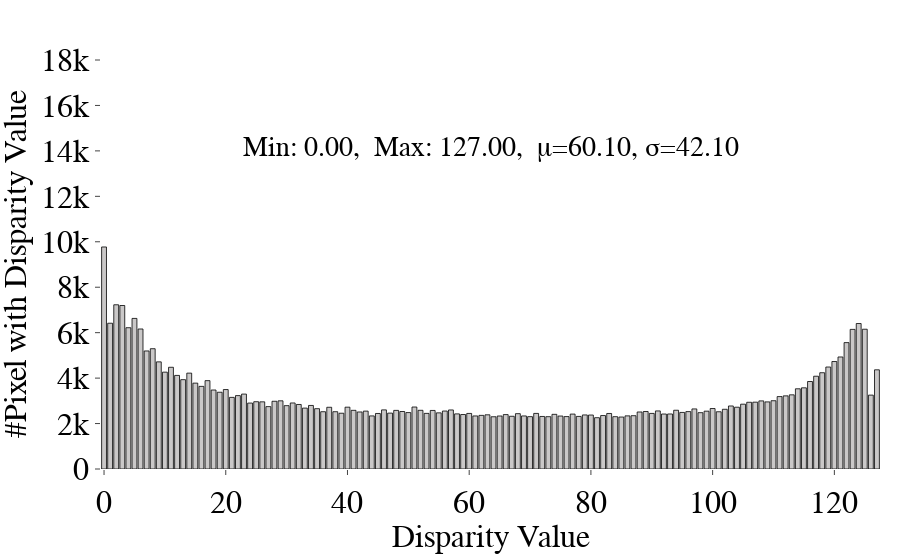
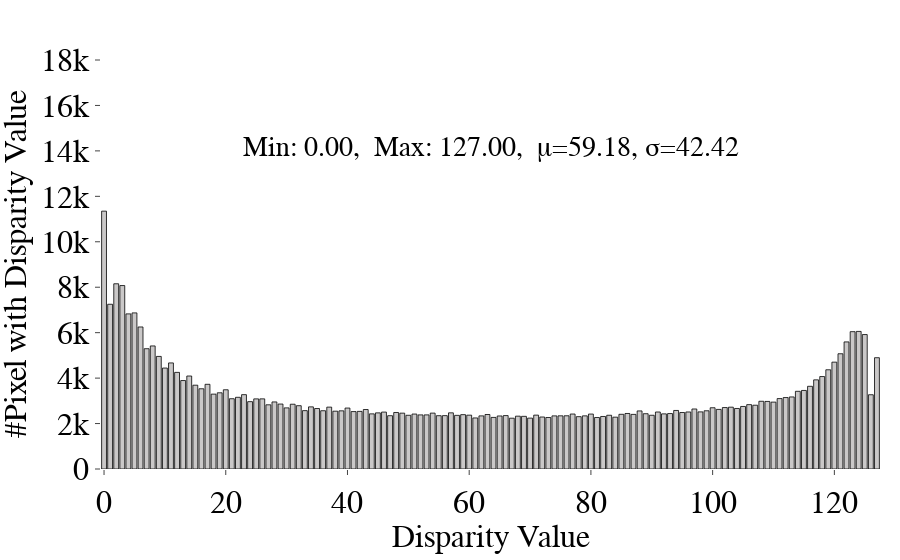
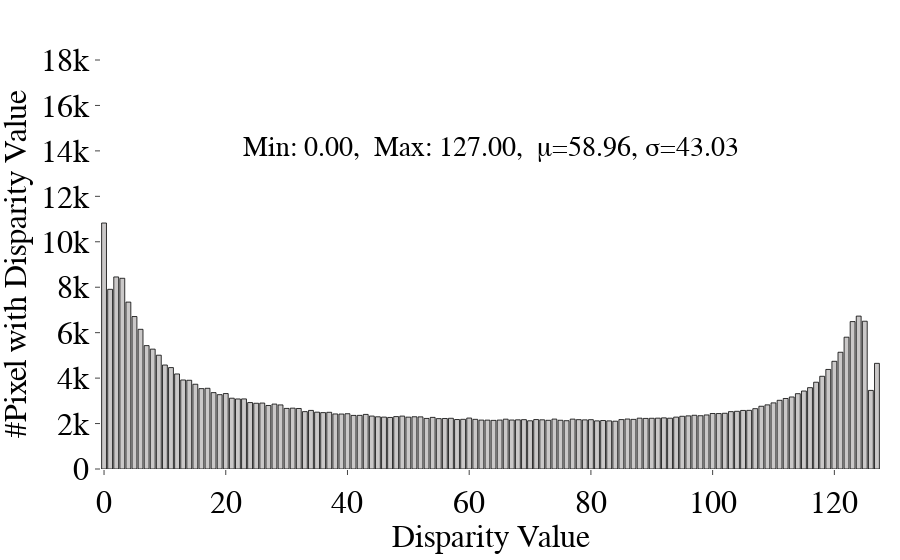
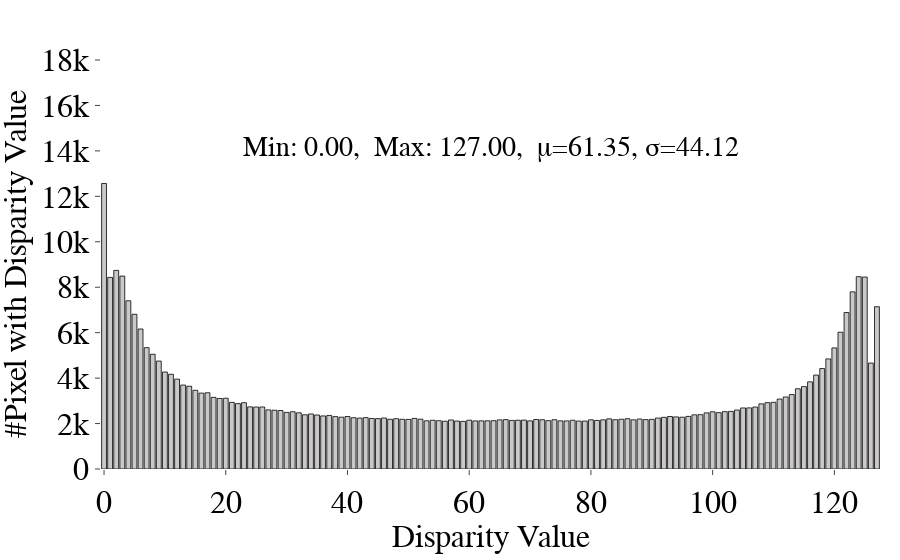

These figures' notebook cell, in order:
### Code cell
# Normalised (Bar Plot)
order = ["<=3", "4", "5", "6", "7", "8" ]
for label in tqdm(order, desc="Plotting", unit=" label"):
    hist_array = normalised_disparities_per_label_file[label]
    # Subtract min_occurence from all values
    if len(hist_array) == 0 or np.all(hist_array == 0):
        print(f"[{label}] no valid data, skipping.")
        continue
    
    mean_occurence = np.mean(hist_array)
    hist_array = hist_array 
    
    # Remove negative values
    hist_array[hist_array < 0] = 0

    # Only keep values that are far enough away
    min_dist = 0 # in mm
    hist_array = hist_array

    # Plot the histogram
    # x = disparity values, y = normalized fractions
    x = np.arange(hist_array.shape[0])
    y = hist_array

    # Stats
    nonzero = y > 0
    min_val = x[nonzero].min()
    max_val = x[nonzero].max()
    mean = (x * y).sum() / y.sum()
    var  = ((x - mean)**2 * y).sum() / y.sum()
    std  = np.sqrt(var)

    fig = px.bar(
        x=x+min_dist, y=y,
        labels={'x': 'Disparity Value', 'y': '#Pixel with Disparity Value'},
        # title=f"Disparity Histogram for “{label}”"
    )
    fig.update_layout(yaxis=dict(range=[0, 18_000]))

    # put stats below the chart
    fig.add_annotation(
        text=f"Min: {min_val:.2f},  Max: {max_val:.2f},\n "
                f"&mu;={mean:.2f}, σ={std:.2f}",
        showarrow=False,
        x=0.5, y=-0.11,
        xref='paper', yref='paper',
        font=dict(size=28),
        yshift=350
    )
    fig.update_layout(**theme_dict)  
    fig.update_traces(
        marker=dict(color=colour, line=dict(color="black", width=0.8)),
        textfont=dict(color="black"),
        insidetextfont=dict(color="black"),
        textposition="auto"
    )  
    fig.write_image(f"Disparity-Histogram-{label}.pdf")
    fig.show()

### Figure 1 — Plotly figure (JSON) as saved in the notebook; plotly's stock layout.template omitted (floating-point values rounded to 4 significant figures)
{"data": [{"hovertemplate": "Disparity Value=%{x}<br>#Pixel with Disparity Value=%{y}<extra></extra>", "insidetextfont": {"color": "black"}, "legendgroup": "", "marker": {"color": "#cac8c8", "line": {"color": "black", "width": 0.8}, "pattern": {"shape": ""}}, "name": "", "orientation": "v", "showlegend": false, "textfont": {"color": "black"}, "textposition": "auto", "type": "bar", "x": [0, 1, 2, 3, 4, 5, 6, 7, 8, 9, 10, 11, 12, 13, 14, 15, 16, 17, 18, 19, 20, 21, 22, 23, 24, 25, 26, 27, 28, 29, 30, 31, 32, 33, 34, 35, 36, 37, 38, 39, 40, 41, 42, 43, 44, 45, 46, 47, 48, 49, 50, 51, 52, 53, 54, 55, 56, 57, 58, 59, 60, 61, 62, 63, 64, 65, 66, 67, 68, 69, 70, 71, 72, 73, 74, 75, 76, 77, 78, 79, 80, 81, 82, 83, 84, 85, 86, 87, 88, 89, 90, 91, 92, 93, 94, 95, 96, 97, 98, 99, 100, 101, 102, 103, 104, 105, 106, 107, 108, 109, 110, 111, 112, 113, 114, 115, 116, 117, 118, 119, 120, 121, 122, 123, 124, 125, 126, 127], "xaxis": "x", "y": [9771.0, 6416.0, 7228.0, 7195.0, 6218.0, 6627.0, 6162.0, 5195.0, 5294.0, 4715.0, 4263.0, 4477.0, 4118.0, 3932.0, 4219.0, 3779.0, 3637.0, 3888.0, 3476.0, 3378.0, 3496.0, 3152.0, 3230.0, 3297.0, 2902.0, 2962.0, 2956.0, 2746.0, 2981.0, 3000.0, 2788.0, 2906.0, 2840.0, 2680.0, 2797.0, 2654.0, 2521.0, 2716.0, 2521.0, 2455.0, 2721.0, 2582.0, 2510.0, 2547.0, 2336.0, 2443.0, 2601.0, 2460.0, 2579.0, 2530.0, 2483.0, 2727.0, 2583.0, 2448.0, 2577.0, 2471.0, 2551.0, 2598.0, 2425.0, 2398.0, 2446.0, 2335.0, 2360.0, 2385.0, 2299.0, 2332.0, 2395.0, 2320.0, 2435.0, 2335.0, 2304.0, 2446.0, 2312.0, 2303.0, 2405.0, 2331.0, 2307.0, 2417.0, 2314.0, 2379.0, 2375.0, 2258.0, 2353.0, 2443.0, 2303.0, 2287.0, 2339.0, 2346.0, 2509.0, 2530.0, 2446.0, 2556.0, 2420.0, 2422.0, 2586.0, 2490.0, 2526.0, 2644.0, 2478.0, 2545.0, 2661.0, 2519.0, 2628.0, 2774.0, 2719.0, 2853.0, 2936.0, 2942.0, 2997.0, 2953.0, 3005.0, 3187.0, 3218.0, 3264.0, 3530.0, 3573.0, 3851.0, 4083.0, 4237.0, 4488.0, 4730.0, 4930.0, 5562.0, 6145.0, 6403.0, 6151.0, 3252.0, 4366.0], "yaxis": "y"}], "layout": {"annotations": [{"font": {"size": 28}, "showarrow": false, "text": "Min: 0.00,  Max: 127.00,\n &mu;=60.10, σ=42.10", "x": 0.5, "xref": "paper", "y": -0.11, "yref": "paper", "yshift": 350}], "barmode": "relative", "legend": {"tracegroupgap": 0}, "margin": {"t": 60}, "xaxis": {"anchor": "y", "domain": [0, 1], "title": {"text": "Disparity Value"}}, "yaxis": {"anchor": "x", "domain": [0, 1], "range": [0, 18000], "title": {"text": "#Pixel with Disparity Value"}}}}

### Figure 2 — Plotly figure (JSON) as saved in the notebook; plotly's stock layout.template omitted (floating-point values rounded to 4 significant figures)
{"data": [{"hovertemplate": "Disparity Value=%{x}<br>#Pixel with Disparity Value=%{y}<extra></extra>", "insidetextfont": {"color": "black"}, "legendgroup": "", "marker": {"color": "#cac8c8", "line": {"color": "black", "width": 0.8}, "pattern": {"shape": ""}}, "name": "", "orientation": "v", "showlegend": false, "textfont": {"color": "black"}, "textposition": "auto", "type": "bar", "x": [0, 1, 2, 3, 4, 5, 6, 7, 8, 9, 10, 11, 12, 13, 14, 15, 16, 17, 18, 19, 20, 21, 22, 23, 24, 25, 26, 27, 28, 29, 30, 31, 32, 33, 34, 35, 36, 37, 38, 39, 40, 41, 42, 43, 44, 45, 46, 47, 48, 49, 50, 51, 52, 53, 54, 55, 56, 57, 58, 59, 60, 61, 62, 63, 64, 65, 66, 67, 68, 69, 70, 71, 72, 73, 74, 75, 76, 77, 78, 79, 80, 81, 82, 83, 84, 85, 86, 87, 88, 89, 90, 91, 92, 93, 94, 95, 96, 97, 98, 99, 100, 101, 102, 103, 104, 105, 106, 107, 108, 109, 110, 111, 112, 113, 114, 115, 116, 117, 118, 119, 120, 121, 122, 123, 124, 125, 126, 127], "xaxis": "x", "y": [11350.0, 7251.0, 8152.0, 8073.0, 6826.0, 6870.0, 6250.0, 5294.0, 5415.0, 4955.0, 4442.0, 4668.0, 4252.0, 3893.0, 4092.0, 3688.0, 3531.0, 3728.0, 3295.0, 3354.0, 3486.0, 3093.0, 3156.0, 3272.0, 2964.0, 3086.0, 3086.0, 2825.0, 2951.0, 2858.0, 2689.0, 2850.0, 2786.0, 2569.0, 2735.0, 2662.0, 2564.0, 2723.0, 2545.0, 2560.0, 2682.0, 2527.0, 2536.0, 2617.0, 2426.0, 2470.0, 2505.0, 2346.0, 2487.0, 2458.0, 2365.0, 2418.0, 2381.0, 2381.0, 2459.0, 2346.0, 2348.0, 2471.0, 2361.0, 2392.0, 2369.0, 2247.0, 2337.0, 2398.0, 2270.0, 2334.0, 2351.0, 2236.0, 2325.0, 2317.0, 2240.0, 2371.0, 2289.0, 2267.0, 2337.0, 2340.0, 2343.0, 2419.0, 2304.0, 2339.0, 2417.0, 2267.0, 2311.0, 2366.0, 2281.0, 2407.0, 2444.0, 2404.0, 2556.0, 2433.0, 2365.0, 2508.0, 2426.0, 2440.0, 2576.0, 2486.0, 2510.0, 2641.0, 2513.0, 2563.0, 2696.0, 2623.0, 2704.0, 2721.0, 2664.0, 2752.0, 2833.0, 2807.0, 2980.0, 2974.0, 2944.0, 3099.0, 3144.0, 3171.0, 3420.0, 3458.0, 3639.0, 3923.0, 4068.0, 4367.0, 4703.0, 5072.0, 5593.0, 6044.0, 6055.0, 5917.0, 3268.0, 4898.0], "yaxis": "y"}], "layout": {"annotations": [{"font": {"size": 28}, "showarrow": false, "text": "Min: 0.00,  Max: 127.00,\n &mu;=59.18, σ=42.42", "x": 0.5, "xref": "paper", "y": -0.11, "yref": "paper", "yshift": 350}], "barmode": "relative", "legend": {"tracegroupgap": 0}, "margin": {"t": 60}, "xaxis": {"anchor": "y", "domain": [0, 1], "title": {"text": "Disparity Value"}}, "yaxis": {"anchor": "x", "domain": [0, 1], "range": [0, 18000], "title": {"text": "#Pixel with Disparity Value"}}}}

### Figure 3 — Plotly figure (JSON) as saved in the notebook; plotly's stock layout.template omitted (floating-point values rounded to 4 significant figures)
{"data": [{"hovertemplate": "Disparity Value=%{x}<br>#Pixel with Disparity Value=%{y}<extra></extra>", "insidetextfont": {"color": "black"}, "legendgroup": "", "marker": {"color": "#cac8c8", "line": {"color": "black", "width": 0.8}, "pattern": {"shape": ""}}, "name": "", "orientation": "v", "showlegend": false, "textfont": {"color": "black"}, "textposition": "auto", "type": "bar", "x": [0, 1, 2, 3, 4, 5, 6, 7, 8, 9, 10, 11, 12, 13, 14, 15, 16, 17, 18, 19, 20, 21, 22, 23, 24, 25, 26, 27, 28, 29, 30, 31, 32, 33, 34, 35, 36, 37, 38, 39, 40, 41, 42, 43, 44, 45, 46, 47, 48, 49, 50, 51, 52, 53, 54, 55, 56, 57, 58, 59, 60, 61, 62, 63, 64, 65, 66, 67, 68, 69, 70, 71, 72, 73, 74, 75, 76, 77, 78, 79, 80, 81, 82, 83, 84, 85, 86, 87, 88, 89, 90, 91, 92, 93, 94, 95, 96, 97, 98, 99, 100, 101, 102, 103, 104, 105, 106, 107, 108, 109, 110, 111, 112, 113, 114, 115, 116, 117, 118, 119, 120, 121, 122, 123, 124, 125, 126, 127], "xaxis": "x", "y": [10830.0, 7908.0, 8452.0, 8393.0, 7345.0, 6710.0, 6147.0, 5430.0, 5275.0, 5009.0, 4576.0, 4463.0, 4183.0, 3918.0, 3905.0, 3730.0, 3538.0, 3552.0, 3362.0, 3272.0, 3320.0, 3116.0, 3083.0, 3084.0, 2924.0, 2894.0, 2902.0, 2795.0, 2857.0, 2821.0, 2667.0, 2678.0, 2663.0, 2526.0, 2579.0, 2501.0, 2481.0, 2496.0, 2423.0, 2419.0, 2433.0, 2358.0, 2360.0, 2403.0, 2329.0, 2298.0, 2284.0, 2269.0, 2307.0, 2328.0, 2282.0, 2299.0, 2295.0, 2225.0, 2271.0, 2217.0, 2223.0, 2232.0, 2177.0, 2187.0, 2242.0, 2186.0, 2153.0, 2150.0, 2140.0, 2153.0, 2193.0, 2156.0, 2164.0, 2172.0, 2123.0, 2176.0, 2165.0, 2143.0, 2197.0, 2145.0, 2126.0, 2195.0, 2172.0, 2163.0, 2170.0, 2119.0, 2133.0, 2118.0, 2104.0, 2175.0, 2199.0, 2184.0, 2237.0, 2226.0, 2233.0, 2238.0, 2250.0, 2236.0, 2284.0, 2320.0, 2339.0, 2364.0, 2345.0, 2379.0, 2442.0, 2440.0, 2453.0, 2525.0, 2539.0, 2577.0, 2581.0, 2655.0, 2762.0, 2823.0, 2909.0, 3024.0, 3103.0, 3170.0, 3315.0, 3432.0, 3580.0, 3819.0, 4080.0, 4382.0, 4740.0, 5138.0, 5800.0, 6488.0, 6729.0, 6504.0, 3459.0, 4650.0], "yaxis": "y"}], "layout": {"annotations": [{"font": {"size": 28}, "showarrow": false, "text": "Min: 0.00,  Max: 127.00,\n &mu;=58.96, σ=43.03", "x": 0.5, "xref": "paper", "y": -0.11, "yref": "paper", "yshift": 350}], "barmode": "relative", "legend": {"tracegroupgap": 0}, "margin": {"t": 60}, "xaxis": {"anchor": "y", "domain": [0, 1], "title": {"text": "Disparity Value"}}, "yaxis": {"anchor": "x", "domain": [0, 1], "range": [0, 18000], "title": {"text": "#Pixel with Disparity Value"}}}}

### Figure 4 — Plotly figure (JSON) as saved in the notebook; plotly's stock layout.template omitted (floating-point values rounded to 4 significant figures)
{"data": [{"hovertemplate": "Disparity Value=%{x}<br>#Pixel with Disparity Value=%{y}<extra></extra>", "insidetextfont": {"color": "black"}, "legendgroup": "", "marker": {"color": "#cac8c8", "line": {"color": "black", "width": 0.8}, "pattern": {"shape": ""}}, "name": "", "orientation": "v", "showlegend": false, "textfont": {"color": "black"}, "textposition": "auto", "type": "bar", "x": [0, 1, 2, 3, 4, 5, 6, 7, 8, 9, 10, 11, 12, 13, 14, 15, 16, 17, 18, 19, 20, 21, 22, 23, 24, 25, 26, 27, 28, 29, 30, 31, 32, 33, 34, 35, 36, 37, 38, 39, 40, 41, 42, 43, 44, 45, 46, 47, 48, 49, 50, 51, 52, 53, 54, 55, 56, 57, 58, 59, 60, 61, 62, 63, 64, 65, 66, 67, 68, 69, 70, 71, 72, 73, 74, 75, 76, 77, 78, 79, 80, 81, 82, 83, 84, 85, 86, 87, 88, 89, 90, 91, 92, 93, 94, 95, 96, 97, 98, 99, 100, 101, 102, 103, 104, 105, 106, 107, 108, 109, 110, 111, 112, 113, 114, 115, 116, 117, 118, 119, 120, 121, 122, 123, 124, 125, 126, 127], "xaxis": "x", "y": [12570.0, 8431.0, 8741.0, 8489.0, 7402.0, 6809.0, 6161.0, 5339.0, 5049.0, 4749.0, 4269.0, 4169.0, 3955.0, 3694.0, 3643.0, 3463.0, 3339.0, 3354.0, 3152.0, 3104.0, 3114.0, 2932.0, 2879.0, 2919.0, 2735.0, 2727.0, 2728.0, 2602.0, 2586.0, 2575.0, 2490.0, 2520.0, 2473.0, 2387.0, 2422.0, 2376.0, 2335.0, 2357.0, 2305.0, 2281.0, 2310.0, 2258.0, 2241.0, 2261.0, 2224.0, 2217.0, 2244.0, 2188.0, 2215.0, 2189.0, 2183.0, 2227.0, 2192.0, 2119.0, 2144.0, 2126.0, 2104.0, 2158.0, 2111.0, 2095.0, 2146.0, 2116.0, 2120.0, 2121.0, 2126.0, 2162.0, 2174.0, 2138.0, 2146.0, 2152.0, 2118.0, 2179.0, 2168.0, 2129.0, 2168.0, 2119.0, 2117.0, 2145.0, 2110.0, 2109.0, 2165.0, 2137.0, 2163.0, 2208.0, 2169.0, 2190.0, 2213.0, 2163.0, 2199.0, 2174.0, 2184.0, 2243.0, 2274.0, 2310.0, 2293.0, 2280.0, 2315.0, 2384.0, 2391.0, 2470.0, 2518.0, 2481.0, 2524.0, 2534.0, 2595.0, 2686.0, 2689.0, 2726.0, 2866.0, 2919.0, 2935.0, 3076.0, 3170.0, 3276.0, 3532.0, 3625.0, 3835.0, 4133.0, 4420.0, 4845.0, 5330.0, 6020.0, 6886.0, 7796.0, 8464.0, 8448.0, 4662.0, 7142.0], "yaxis": "y"}], "layout": {"annotations": [{"font": {"size": 28}, "showarrow": false, "text": "Min: 0.00,  Max: 127.00,\n &mu;=61.35, σ=44.12", "x": 0.5, "xref": "paper", "y": -0.11, "yref": "paper", "yshift": 350}], "barmode": "relative", "legend": {"tracegroupgap": 0}, "margin": {"t": 60}, "xaxis": {"anchor": "y", "domain": [0, 1], "title": {"text": "Disparity Value"}}, "yaxis": {"anchor": "x", "domain": [0, 1], "range": [0, 18000], "title": {"text": "#Pixel with Disparity Value"}}}}
